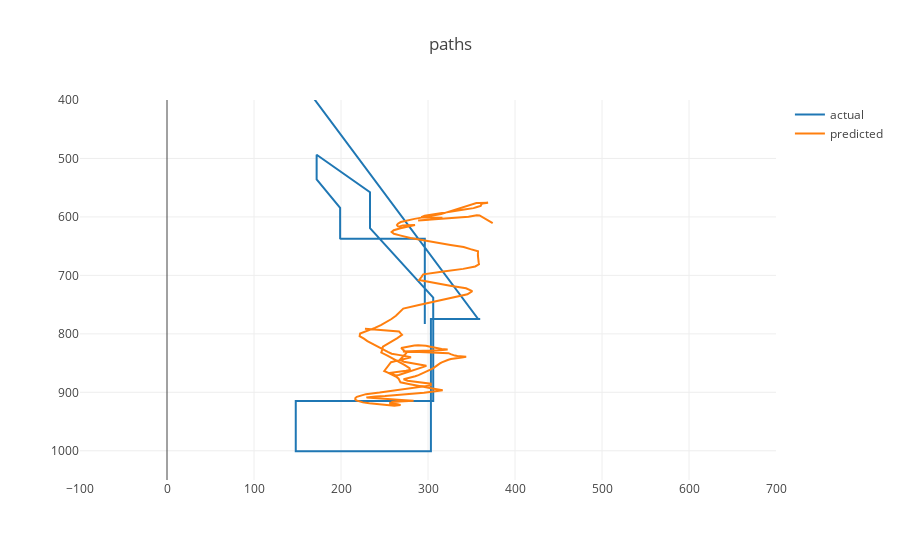

Notebook source saved alongside this figure:
### Code cell
def plot_path(actual, predicted, start, n):
    stop = start + n
    py.iplot({
        "data": [
            go.Scatter(x=actual[start:stop,0], y=actual[start:stop,1], name='actual'),
            go.Scatter(x=predicted[start:stop,0], y=predicted[start:stop,1], name='predicted')
        ],
        "layout": go.Layout(
            title='paths',
            xaxis=dict(
                range=[-100, 700]
            ),
            yaxis=dict(
                range=[1050, 400]
            )
        )
    })
    
plot_path(positions_test, kalman_pos, 0, 700)

### Figure 1 — Plotly figure (JSON) as saved in the notebook; plotly's stock layout.template omitted (floating-point values rounded to 4 significant figures; data arrays with more than 128 entries replaced by an {"elided": "..."} marker saying what was removed)
{"data": [{"name": "actual", "type": "scatter", "x": {"elided": "288 float values"}, "y": {"elided": "288 float values"}}, {"name": "predicted", "type": "scatter", "x": {"elided": "288 float values"}, "y": {"elided": "288 float values"}}], "layout": {"title": "paths", "xaxis": {"range": [-100, 700]}, "yaxis": {"range": [1050, 400]}}}
